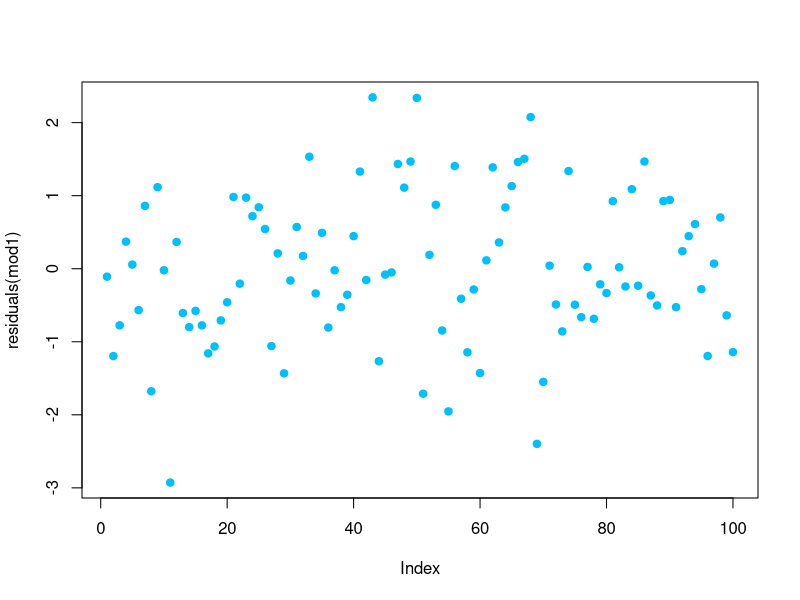
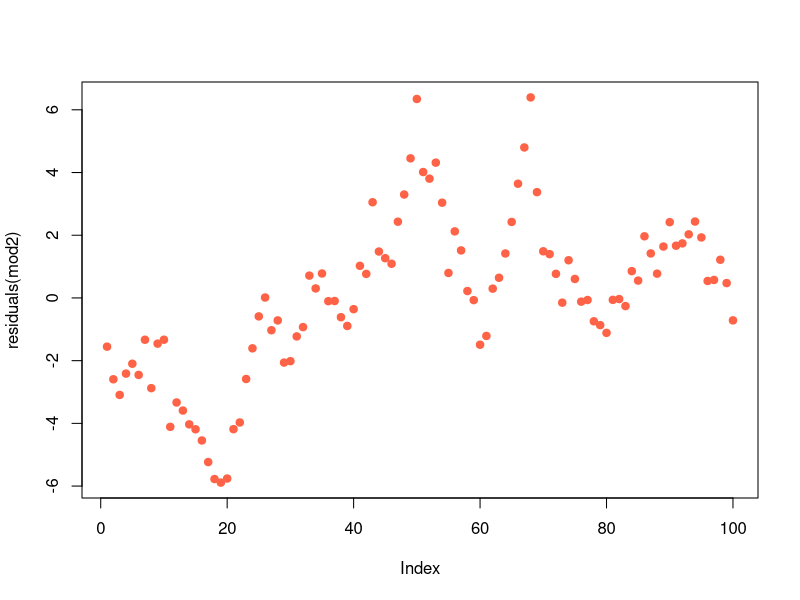

R code for these plots, in order:
## ---- chunk 1
## generate regressor
x <- rep(c(-1, 1), 50)

## generate the AR(1) error terms with parameter rho = 0 (white noise)
err1 <- rnorm(100)
## generate dependent variable
y1 <- 1 + x + err1
library(lmtest)
mod1 <- lm(y1 ~ x)
dwtest(mod1) ## perform Durbin-Watson test

plot(residuals(mod1), pch=19, col="deepskyblue1")
## ---- chunk 2
## generate the AR(1) error terms with parameter rho = 0.9 respectively
err2 <- stats::filter(x=err1, filter=0.9, method="recursive")
## generate dependent variable
y2 <- 1 + x + err2

mod2 <- lm(y2 ~ x)
dwtest(mod2) ## perform Durbin-Watson test

plot(residuals(mod2), pch=19, col="tomato")
